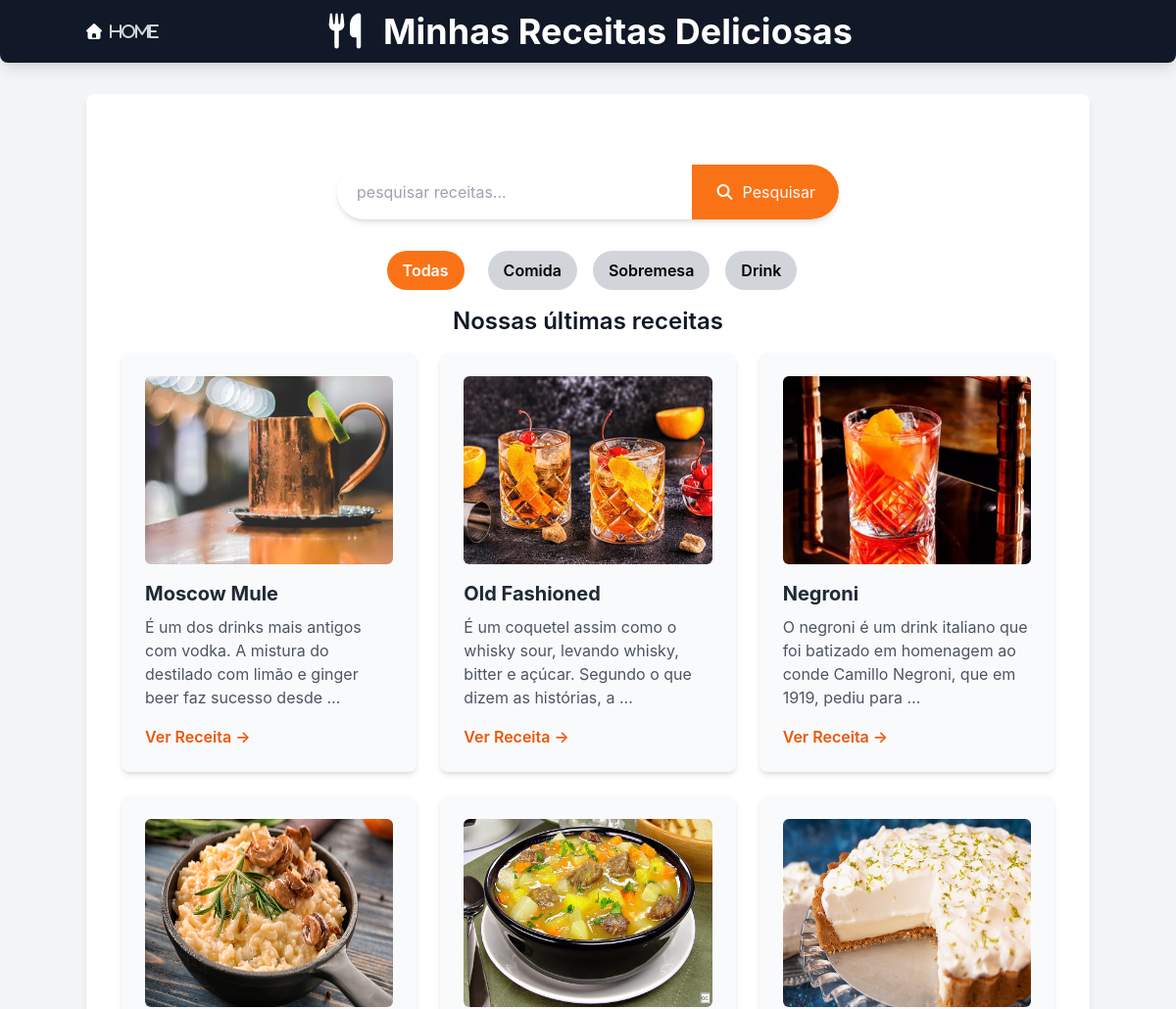
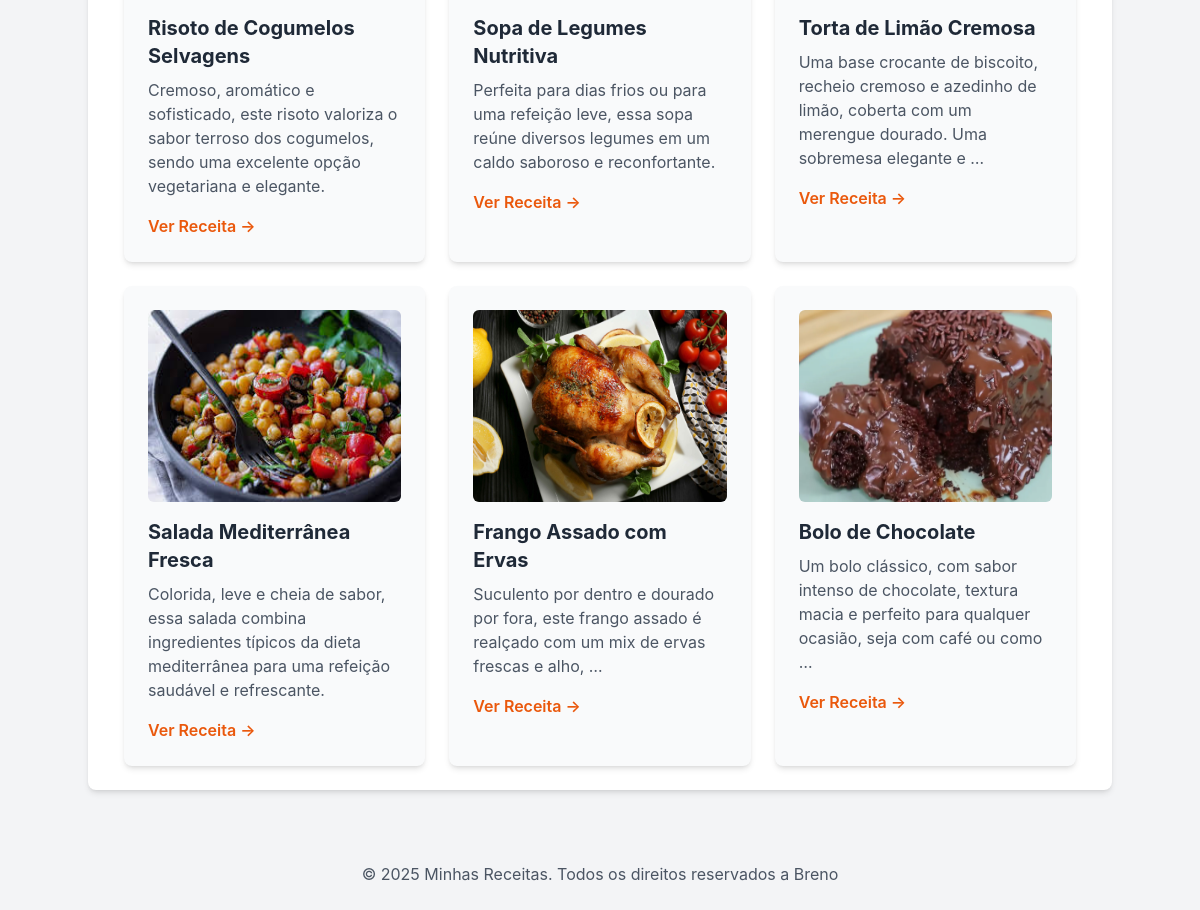
/receitas/, run on the app's committed database (2 pictures, top to bottom).
### receitas/models.py (models this page shows, shortened)
class Receita(models.Model):
    CATEGORIAS=[
        ('comida', 'Comida'),
        ('sobremesa', 'Sobremesa'),
        ('drink', 'Drink'),
    ]
    title = models.CharField(max_length=200)
    description = models.TextField("Descrição")
    ingredients = models.TextField("Ingredientes")
    instructions = models.TextField("Modo de Preparo")
    image =models.ImageField("Imagem", upload_to='receitas/images/', blank=True, null=True)
    categoria = models.CharField("Categoria", max_length=20, choices=CATEGORIAS, default='comida')
    created_at = models.DateTimeField(auto_now_add=True)
    updated_at = models.DateTimeField(auto_now=True)
    class Meta:
        verbose_name = "Receita"
        verbose_name_plural = "Receitas"
        ordering = ['-created_at'] #Ordena as receitas pela data de criação (mais novas primeiro)

### receitas/views.py (the view)
# urls.py: 2. Add a URL to urlpatterns:  path('', views.home, name='home')
def home(request):
    categoria_slug = request.GET.get('categoria')
    categorias_choices = [choice[0] for choice in Receita.CATEGORIAS]
    if categoria_slug:
        receitas = Receita.objects.filter(categoria=categoria_slug)
        categoria_selecionada = categoria_slug
    else:
        receitas = Receita.objects.all()
        categoria_selecionada = None
    return render(request, 'receitas/home.html', {
        'receitas': receitas,
        'cetegorias': categorias_choices,
        'categoria_selecionada': categoria_selecionada,
    })

### receitas/templates/receitas/home.html (shortened to what this page needs)
{% extends "receitas/base.html" %}
{% block content %}
<section class="container mx-auto mt-8 p-4 flex justify-center">
    <form method="get" action="{% url 'pesquisar_receitas' %}"
        class="w-full max-w-lg flex bg-white rounded-full shadow-md overflow-hidden">
        <input type="text" name="q" placeholder="pesquisar receitas... "
            class="flex-grow p-3 text-gray-700 focus:ring-2 focus-ring-orange-500 rounded-l-full pl-5">
        <button type="submit"
            class="bg-orange-500 hover:bg-orange-600 text-white p-4 px-6 rounded-r-full transition duration-300 ease-in-out flex items-center justify-center">
            <i class="fas fa-search mr-2"></i> Pesquisar
        </button>
    </form>
</section>
<nav class="relative justify-center my-4 z-10 flex space-x-4">
    <a href="{%url 'home'%}" class="text-white mx-2 px-4 py-2 rounded-full bg-orange-500 hover:bg-orange-600 font-semibold">Todas</a>
    <a href="{%url 'home'%}?categoria=comida" class="text-black mx-2 px-4 py-2 rounded-full bg-gray-300 hover:bg-gray-500 font-semibold">Comida</a>
    <a href="{%url 'home'%}?categoria=sobremesa" class="text-black mx-2 px-4 py-2 rounded-full bg-gray-300 hover:bg-gray-500 font-semibold">Sobremesa</a>
    <a href="{%url 'home'%}?categoria=drink" class="text-black mx-2 px-4 py-2 rounded-full bg-gray-300 hover:bg-gray-500 font-semibold">Drink</a>
</nav>
<h2 class="text-2xl font-semibold mb-4 text-center">Nossas últimas receitas</h2>
<div class="flex flex-wrap justify-center gap-6">
    {% for receita in receitas %}
    <div
        class="w-full sm:w-[calc(50%-1.5rem)] lg:w-[calc(33.333%-1.5rem)] bg-gray-50 p-6 rounded-lg shadow-md hover:shadow-lg transition-shadow duration-300 ease-in-out">
        {% if receita.image %}
        <img src="{{receita.image.url}}" alt="Imagem de {{receita.title}}"
            class="w-full h-48 objevt-cover rounded-md mb-4">
        {% endif %}
        <h3 class="text-xl font-bold mb-2 text-gray-800">{{ receita.title }}</h3>
        <p class="text-gray-600 mb-4">{{ receita.description|truncatewords:20}}</p>
        <a href="{% url 'receita_detail' receita.id %}" class="text-orange-600 hover:text-orange-800 font-semibold">Ver
            Receita &rarr;</a>
    </div>
    {% empty%}
    <p class="text-center text-gray-500 col-span-full">Nenhuma receita encontrada.</p>
    {% endfor %}
</div>
{% endblock %}

### receitas/templates/receitas/base.html (style rules this page uses)
body { font-family: 'Inter', sans-serif; }

### data on the page
Receita: image (picture), title "Moscow Mule", description "É um dos drinks mais antigos com vodka. A mistura do destilado com limão e ginger beer faz sucesso desde …"
Receita: image (picture), title "Old Fashioned", description "É um coquetel assim como o whisky sour, levando whisky, bitter e açúcar. Segundo o que dizem as histórias, a …"
Receita: image (picture), title "Negroni", description "O negroni é um drink italiano que foi batizado em homenagem ao conde Camillo Negroni, que em 1919, pediu para …"
Receita: image (picture), title "Risoto de Cogumelos Selvagens", description "Cremoso, aromático e sofisticado, este risoto valoriza o sabor terroso dos cogumelos, sendo uma excelente opção vegetariana e elegante."
Receita: image (picture), title "Sopa de Legumes Nutritiva", description "Perfeita para dias frios ou para uma refeição leve, essa sopa reúne diversos legumes em um caldo saboroso e reconfortante."
Receita: image (picture), title "Torta de Limão Cremosa", description "Uma base crocante de biscoito, recheio cremoso e azedinho de limão, coberta com um merengue dourado. Uma sobremesa elegante e …"
Receita: image (picture), title "Salada Mediterrânea Fresca", description "Colorida, leve e cheia de sabor, essa salada combina ingredientes típicos da dieta mediterrânea para uma refeição saudável e refrescante."
Receita: image (picture), title "Frango Assado com Ervas", description "Suculento por dentro e dourado por fora, este frango assado é realçado com um mix de ervas frescas e alho, …"
Receita: image (picture), title "Bolo de Chocolate", description "Um bolo clássico, com sabor intenso de chocolate, textura macia e perfeito para qualquer ocasião, seja com café ou como …"
